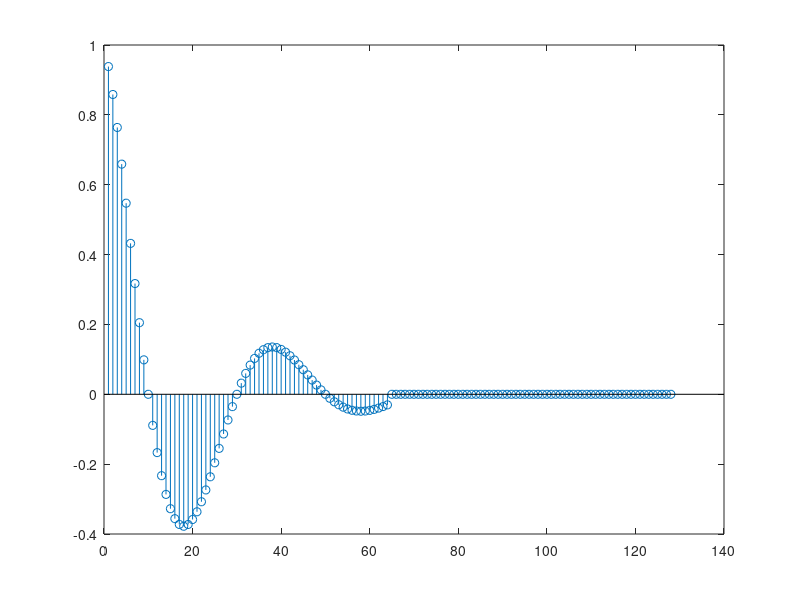

This figure's MATLAB source: (Note: this script raises an error after producing the figure.)
N = 64;

for n = 1:N
    x(n) = ((0.95)^n) * cos(n * pi/20);
end

for n = 1:(2*N)
    if n <= N
        x2(n) = x(n);
    else
        x2(n) = 0;
    end
end
stem(1:2*N, x2);

x2_dft = dft(x2);
mag = abs(x2_dft); ang = angle(x2_dft);

subplot(2, 1, 1);
stem(1:2*N, mag);
xlabel("k"); ylabel("magnitude of X2");

subplot(2, 1, 2);
stem(1:2*N, ang);
xlabel("k"); ylabel("phase of X2");
